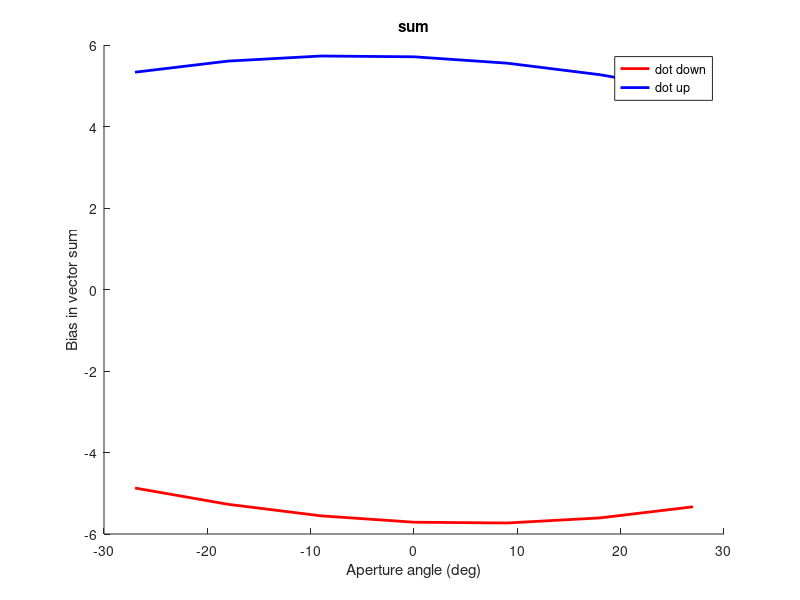
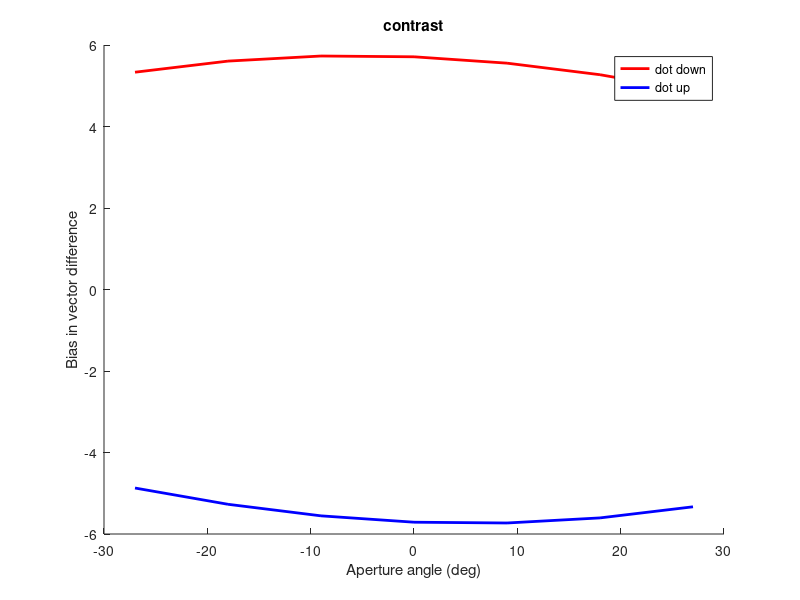

MATLAB code to generate these figures, in order:
% plot the "perfect" prediction of vector average and contrast
clear all; clc; close all
apertureAngles = [-27:9:27]';
apertureSpeed = 10;
dotAngles = [-90, 90];
dotSpeed = 1;

colorPlot = [1, 0, 0; 0, 0, 1];

vecAperture = [cos(apertureAngles/180*pi)*apertureSpeed, sin(apertureAngles/180*pi)*apertureSpeed];
for dotN = 1:length(dotAngles)
    vecDot = [cos(dotAngles(dotN)/180*pi)*dotSpeed, sin(dotAngles(dotN)/180*pi)*dotSpeed];
    vecSum = vecAperture + repmat(vecDot, length(apertureAngles), 1);
    vecContrast = vecAperture - repmat(vecDot, length(apertureAngles), 1);
    dirSum(:, dotN) = atan2(vecSum(:, 2), vecSum(:, 1))/pi*180;
    dirContrast(:, dotN) = atan2(vecContrast(:, 2), vecContrast(:, 1))/pi*180;
end

figure
hold on
plot(apertureAngles, dirSum(:, 1)-apertureAngles, '-', 'color', colorPlot(1, :), 'lineWidth', 2)
plot(apertureAngles, dirSum(:, 2)-apertureAngles, '-', 'color', colorPlot(2, :), 'lineWidth', 2)
xlabel('Aperture angle (deg)')
ylabel('Bias in vector sum')
title('sum')
legend({'dot down', 'dot up'}, 'location', 'best')
% saveas(gcf, 'predictSum.pdf')

figure
hold on
plot(apertureAngles, dirContrast(:, 1)-apertureAngles, '-', 'color', colorPlot(1, :), 'lineWidth', 2)
plot(apertureAngles, dirContrast(:, 2)-apertureAngles, '-', 'color', colorPlot(2, :), 'lineWidth', 2)
xlabel('Aperture angle (deg)')
ylabel('Bias in vector difference')
legend({'dot down', 'dot up'}, 'location', 'best')
title('contrast')
% saveas(gcf, 'predictContrast.pdf')